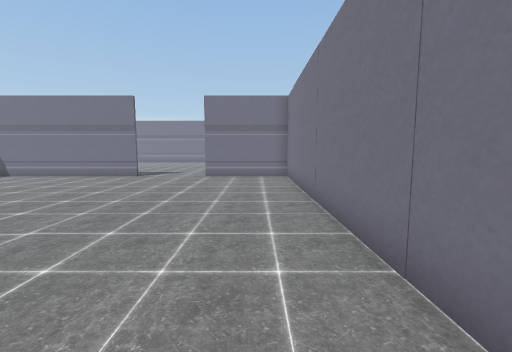
view 1 (above)

16 first-person views from a walk through a 3-D level made in the Unity game engine. The camera is 1.3 m above the floor, tilts 6° down and sees 90° across. The floor is counted in squares, 1 m on a side. Each view is taken from the middle of a square. On the plan, view 1 faces up. The plan holds only what a view shows up to about 13 squares ahead; the rest is blank. The place goes on beyond the plan. The player character is not drawn.

view 2
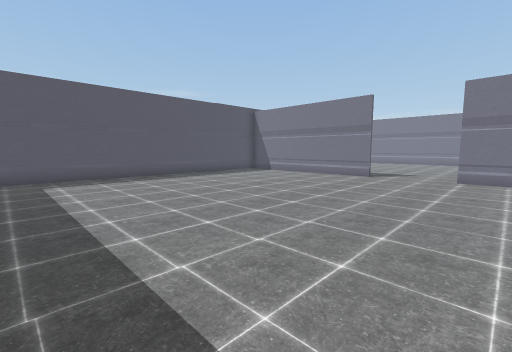

view 3
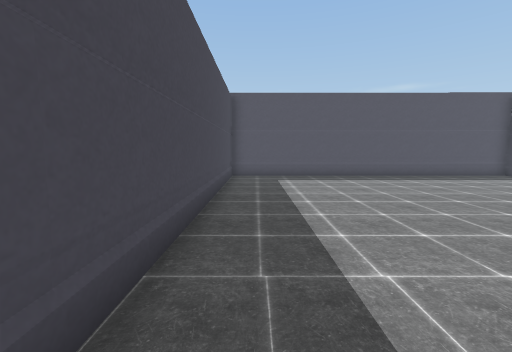

view 4
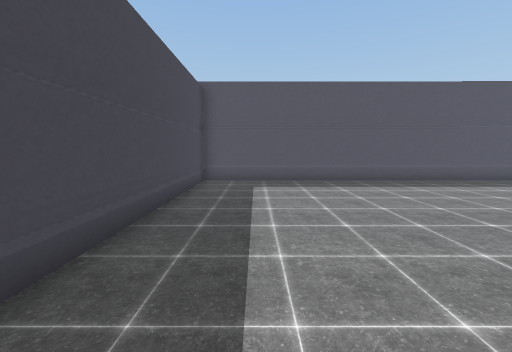

view 5
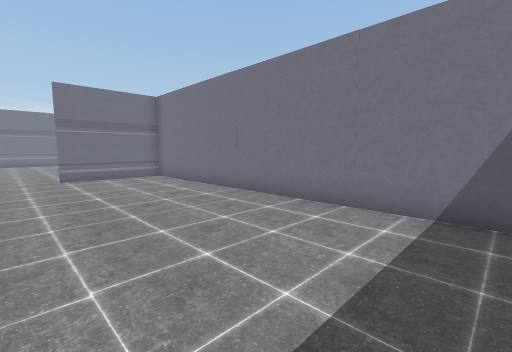

view 6
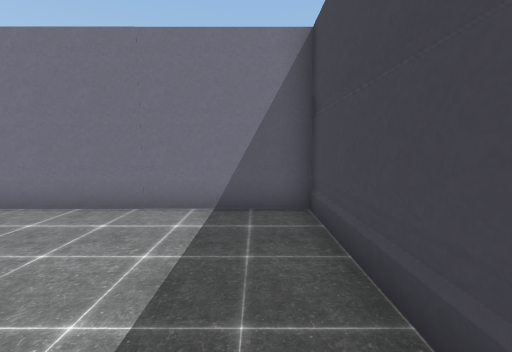

view 7
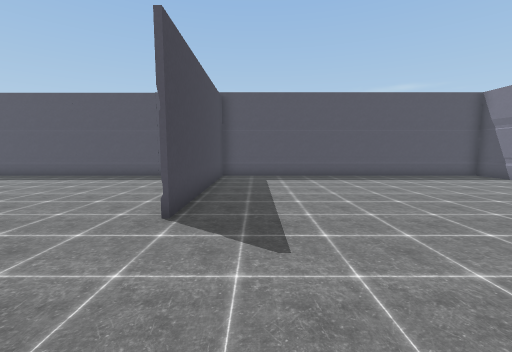

view 8
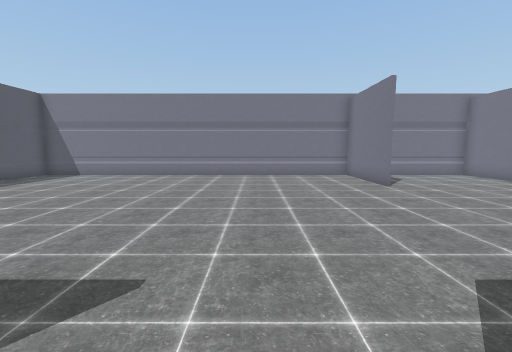

view 9
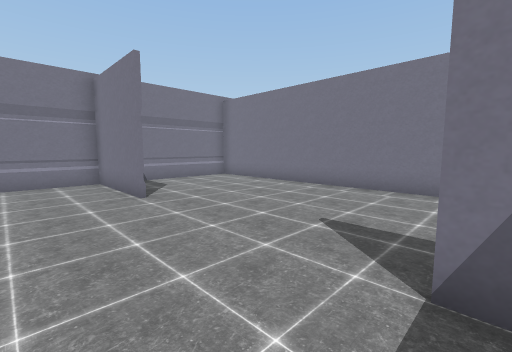

view 10
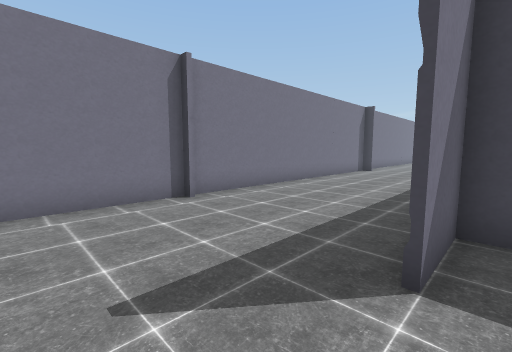

view 11
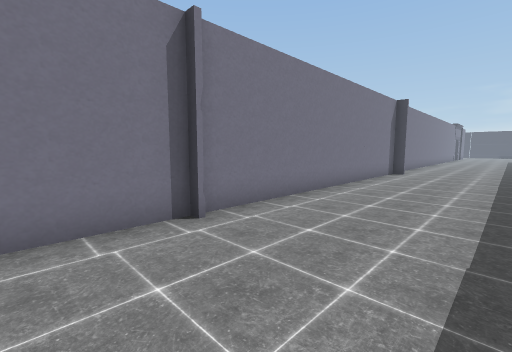

view 12
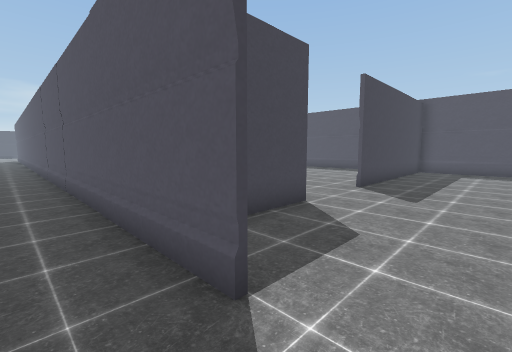

view 13
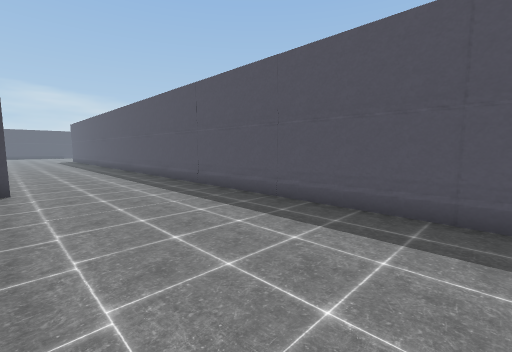

view 14
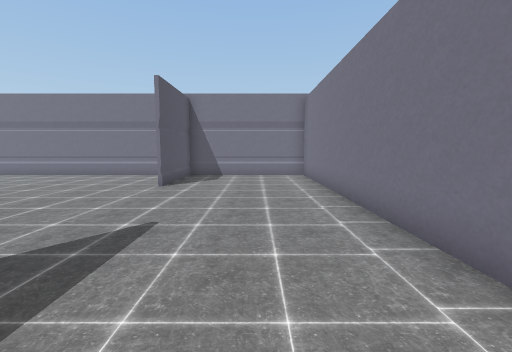

view 15
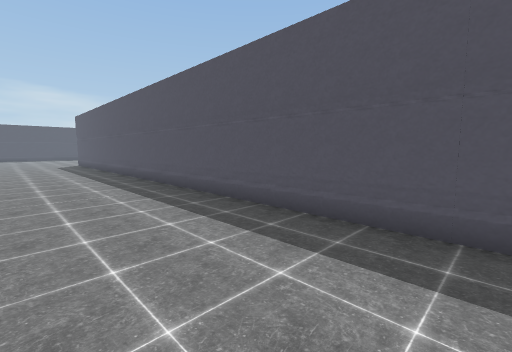

view 16
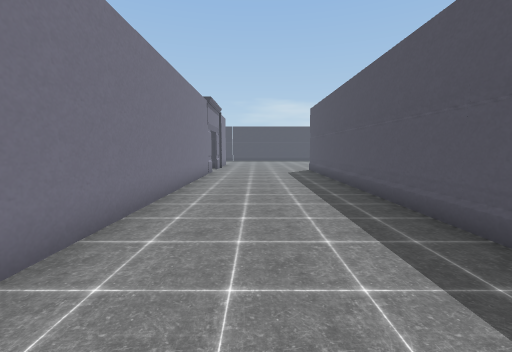

### Floor plan
Key: @ floor where view 1 was taken; # wall or solid block; . floor; O other object.
Columns run from 14 left of view 1 to 8 right of it. Each row starts with its distance up from view 1.
 25 #######################
 24 #...............#.....#
 23 #...............#.....#
 22 #...............#.....#
 21 #...............#.....#
 20 #.....................#
 19 #.....................#
 18 #.....................#
 17 #.....................#
 16 #.....................#
 15 #.....................#
 14 #...............#.....O
 13 #...............#.....
 12 #########...#####.....
 11 #...............#.....
 10 #...............#.....
  9 #...............#.....
  8 #...............#.....
  7 #...............#.....
  6 #...............#.....
  5 #...............#.....
  4 #...............#.....
  3 #...............#.....
  2 #...............#.....
  1 #...............#....#
  0 #.............@.#.....
 -1 #################.....
 -2                 #.....
 -3                 #.....
 -4                 #.....
 -5                 #.....
 -6                 #....
 -7                 #.....
 -8                 #.....O
 -9                 #.....O
-10                 #.....O
-11                 #.....#
-12                 #.....O
-13                 #.....O
-14                 #.....O
-15                 #.....#
-16                 #.....O
-17                 #.....O
-18                 #.....O

Where each view was taken, in squares from view 1:
view 1: 0 up, 0 right, facing up
view 2: 0 up, 1 left, facing up-left
view 3: 0 up, 1 left, facing left
view 4: 1 up, 3 left, facing left
view 5: 0 up, 4 left, facing up-right
view 6: 0 up, 4 left, facing right
view 7: 14 up, 1 left, facing left
view 8: 12 up, 3 left, facing up
view 9: 14 up, 1 left, facing up-right
view 10: 17 up, 1 right, facing down-right
view 11: 16 up, 3 right, facing down-right
view 12: 16 up, 3 right, facing down-left
view 13: 11 up, 7 right, facing down-left
view 14: 12 up, 5 right, facing up
view 15: 3 up, 6 right, facing down-left
view 16: 5 down, 5 right, facing down
